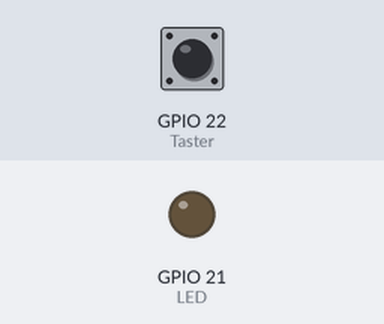
Recording of a sketch running on a simulated ESP32. Shown: output pins drawn as LEDs (lit = HIGH). The inputs (shaded band) are chosen by the test bench; at power-on: GPIO 22 (Taster) HIGH.

Above: at 1.2 s.
1.3 s: GPIO 22 (Taster) pulled LOW for 0.15 s
At 2.5 s:
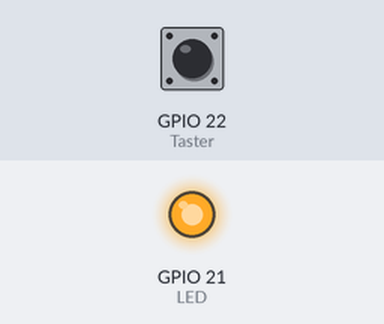
2.9 s: GPIO 22 (Taster) pulled LOW for 1 s
At 5.0 s:
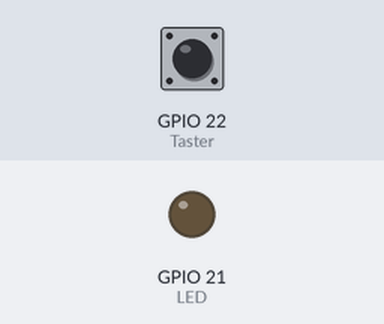
5.4 s: GPIO 22 (Taster) pulled LOW for 3.2 s
At 9.7 s:
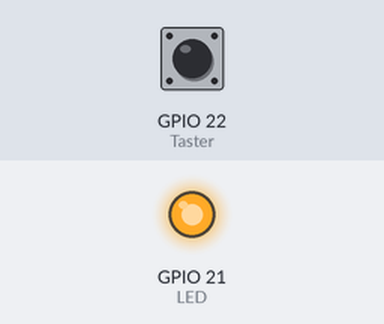
Timing chart, 0 to 11.2 s (numbered marks = the images above; inputs shaded):
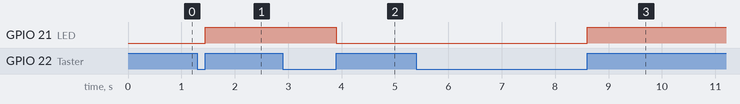

The sketch:

ESP32_ExternalInterruptDebounce001.ino
```cpp
#define LED    21 // LED-Pin
#define Taster 22 // Taster-Pin

volatile bool LEDStatus = false;
unsigned long lastInterruptTime; // Zählvariable

void setup() {
  pinMode(LED, OUTPUT);
  pinMode(Taster, INPUT_PULLUP);
  attachInterrupt(digitalPinToInterrupt(Taster), toggle, RISING);
}

void loop() { /* leer */ }

void toggle() {
  unsigned long interruptTime = millis();
 /* Wenn die Interrupts in Folge schneller wie 200ms auftreten,
    werden diese als Prellen erkannt und letztendlich ignoriert */
 if (interruptTime - lastInterruptTime > 200) {
   LEDStatus = !LEDStatus;
   digitalWrite(LED, LEDStatus);
 }
 // Speichert den aktuellen Zeitstempel
 lastInterruptTime = interruptTime;
}
```

Measured:
- after the input at 1.3 s, GPIO 21 (LED): LOW → HIGH after 0.15 s
- after the input at 2.9 s, GPIO 21 (LED): HIGH → LOW after 1.0 s
- after the input at 5.4 s, GPIO 21 (LED): LOW → HIGH after 3.2 s
